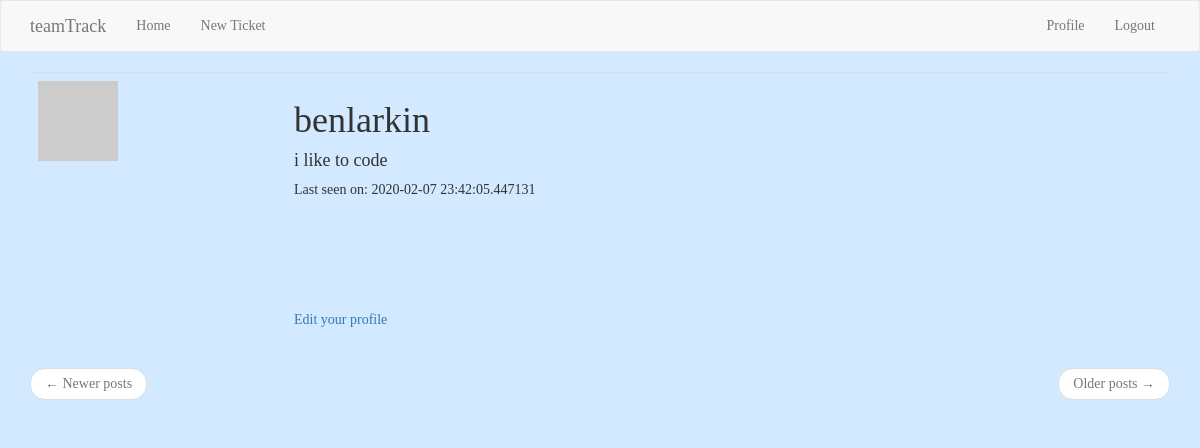
Page /user/benlarkin (signed in) on the earlier database version.
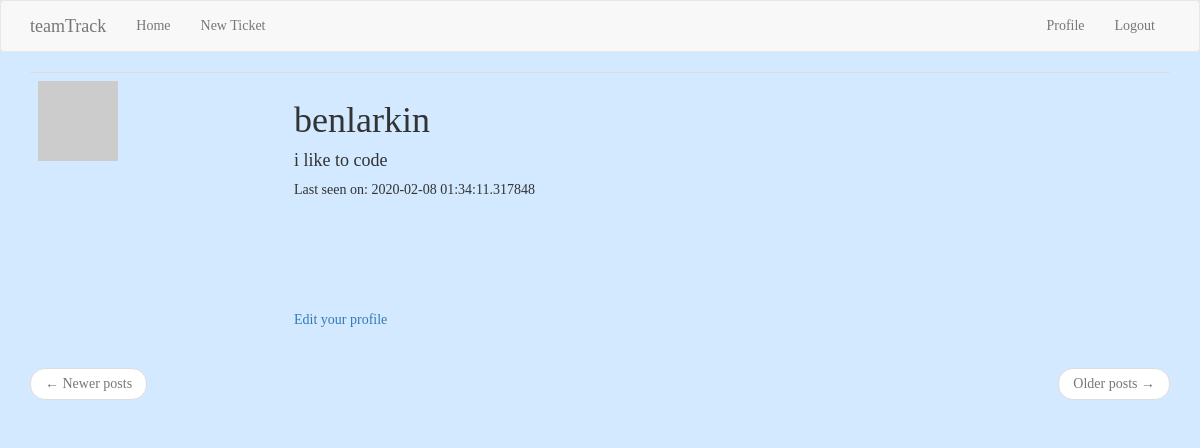
Same page on the later database version.
### app/models.py (models this page shows, shortened)
class User(UserMixin, db.Model):
    id = db.Column(db.Integer, primary_key=True)
    username = db.Column(db.String(64), index=True, unique=True)
    email = db.Column(db.String(120), index=True, unique=True)
    password_hash = db.Column(db.String(128))
    posts = db.relationship('Post', backref='author', lazy='dynamic')
    tickets = db.relationship('Ticket', backref='author', lazy='dynamic')
    about_me = db.Column(db.String(140))
    last_seen = db.Column(db.DateTime, default=datetime.utcnow)
    followed = db.relationship(
        'User', secondary=followers,
        primaryjoin=(followers.c.follower_id == id),
        secondaryjoin=(followers.c.followed_id == id),
        backref=db.backref('followers', lazy='dynamic'), lazy='dynamic')
    def avatar(self, size):
        digest = md5(self.email.lower().encode('utf-8')).hexdigest()
        return 'https://www.gravatar.com/avatar/{}?d=identicon&s={}'.format(
            digest, size)

### app/routes.py (the view)
@app.route('/user/<username>')
@login_required
def user(username):
    user = User.query.filter_by(username=username).first_or_404()
    page = request.args.get('page', 1, type=int)
    posts = user.posts.order_by(Post.timestamp.desc()).paginate(
        page, app.config['POSTS_PER_PAGE'], False)
    next_url = url_for('user', username=user.username, page=posts.next_num) \
        if posts.has_next else None
    prev_url = url_for('user', username=user.username, page=posts.prev_num) \
        if posts.has_prev else None
    return render_template('user.html', user=user, posts=posts.items,
                           next_url=next_url, prev_url=prev_url)

### app/models.py (called while the page is built)
@login.user_loader
def load_user(id):
    return User.query.get(int(id))

### app/routes.py (called while the page is built)
@app.before_request
def before_request():
    if current_user.is_authenticated:
        current_user.last_seen = datetime.utcnow()
        db.session.commit()

### app/templates/user.html (shortened to what this page needs)
{% extends "base.html" %}
{% block app_content %}
    <table class="table table-hover">
        <tr>
            <td width="256px"><img src="{{ user.avatar(256) }}"></td>
            <td>
                <h1>{{ user.username }}</h1>
                {% if user.about_me %}<h4>{{ user.about_me }}</h4>{% endif %}
                {% if user.last_seen %}<p>Last seen on: {{ user.last_seen }}</p>{% endif %}
                {% if user == current_user %}
                <br><br><br><br><br>
                <p><a href="{{ url_for('edit_profile') }}">Edit your profile</a></p>
                <!-- {% elif not current_user.is_following(user) %}
                <p><a href="{{ url_for('follow', username=user.username) }}">Follow</a></p>
                {% else %}
                <p><a href="{{ url_for('unfollow', username=user.username) }}">Unfollow</a></p>
                {% endif %} -->
            </td>
        </tr>
    </table>
    <nav aria-label="...">
        <ul class="pager">
            <li class="previous{% if not prev_url %} disabled{% endif %}">
                <a href="{{ prev_url or '#' }}">
                    <span aria-hidden="true">&larr;</span> Newer posts
                </a>
            </li>
            <li class="next{% if not next_url %} disabled{% endif %}">
                <a href="{{ next_url or '#' }}">
                    Older posts <span aria-hidden="true">&rarr;</span>
                </a>
            </li>
        </ul>
    </nav>
{% endblock %}

### app/templates/base.html (shortened to what this page needs)
{% extends 'bootstrap/base.html' %}
{% block styles %}
{{super()}}
  <link rel="stylesheet" href="{{url_for('.static', filename='style.css')}}">
{% endblock %}
{% block navbar %}
    <nav class="navbar navbar-default">
        <div class="container">
            <div class="navbar-header">
                <a class="navbar-brand" href="{{ url_for('index') }}">teamTrack</a>
            </div>
            <div class="collapse navbar-collapse" id="bs-example-navbar-collapse-1">
                <ul class="nav navbar-nav">
                    <li><a href="{{ url_for('index') }}">Home</a></li>
                    <li><a href="{{ url_for('ticket') }}">New Ticket</a></li>
                </ul>
                <ul class="nav navbar-nav navbar-right">
                    {% if current_user.is_anonymous %}
                    <li><a href="{{ url_for('login') }}">Login</a></li>
                    {% else %}
                    <li><a href="{{ url_for('user', username=current_user.username) }}">Profile</a></li>
                    <li><a href="{{ url_for('logout') }}">Logout</a></li>
                    {% endif %}
                </ul>
            </div>
        </div>
    </nav>
{% endblock %}
{% block content %}
    <div class="container">
        {% block app_content %}{% endblock %}
    </div>
{% endblock %}

### app/static/style.css (style rules this page uses)
body { background: #d2e9ff ; font-family: "Lucida Console"; }

Differences in the rows shown:
changed User "benlarkin": last_seen "2020-02-07 23:42:05.447131" → "2020-02-08 01:34:11.317848"
